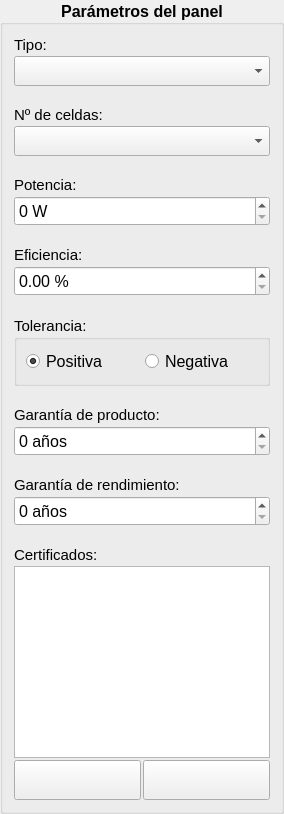
          <widget class="QGroupBox" name="groupPanel">
           <property name="minimumSize">
            <size>
             <width>250</width>
             <height>0</height>
            </size>
           </property>
           <property name="font">
            <font>
             <pointsize>12</pointsize>
             <weight>75</weight>
             <bold>true</bold>
            </font>
           </property>
           <property name="title">
            <string>Parámetros del panel</string>
           </property>
           <property name="alignment">
            <set>Qt::AlignCenter</set>
           </property>
           <layout class="QVBoxLayout" name="verticalLayout_6">
            <property name="spacing">
             <number>20</number>
            </property>
            <item>
             <layout class="QVBoxLayout" name="verticalLayout_19">
              <property name="spacing">
               <number>2</number>
              </property>
              <item>
               <widget class="QLabel" name="labelPanelType">
                <property name="font">
                 <font>
                  <pointsize>11</pointsize>
                  <weight>50</weight>
                  <bold>false</bold>
                 </font>
                </property>
                <property name="text">
                 <string>Tipo:</string>
                </property>
                <property name="alignment">
                 <set>Qt::AlignLeading|Qt::AlignLeft|Qt::AlignVCenter</set>
                </property>
               </widget>
              </item>
              <item>
               <widget class="QComboBox" name="comboPanelType">
                <property name="minimumSize">
                 <size>
                  <width>0</width>
                  <height>30</height>
                 </size>
                </property>
                <property name="font">
                 <font>
                  <weight>50</weight>
                  <bold>false</bold>
                 </font>
                </property>
               </widget>
              </item>
             </layout>
            </item>
            <item>
             <layout class="QVBoxLayout" name="verticalLayout_20">
              <property name="spacing">
               <number>2</number>
              </property>
              <item>
               <widget class="QLabel" name="labelCells">
                <property name="font">
                 <font>
                  <pointsize>11</pointsize>
                  <weight>50</weight>
                  <bold>false</bold>
                 </font>
                </property>
                <property name="text">
                 <string>Nº de celdas:</string>
                </property>
                <property name="alignment">
                 <set>Qt::AlignLeading|Qt::AlignLeft|Qt::AlignVCenter</set>
                </property>
               </widget>
              </item>
              <item>
               <widget class="QComboBox" name="comboCells">
                <property name="minimumSize">
                 <size>
                  <width>0</width>
                  <height>30</height>
                 </size>
                </property>
                <property name="font">
                 <font>
                  <weight>50</weight>
                  <bold>false</bold>
                 </font>
                </property>
               </widget>
              </item>
             </layout>
            </item>
            <item>
             <layout class="QVBoxLayout" name="verticalLayout_21">
              <property name="spacing">
               <number>2</number>
              </property>
              <item>
               <widget class="QLabel" name="labelPanelPower">
                <property name="font">
                 <font>
                  <pointsize>11</pointsize>
                  <weight>50</weight>
                  <bold>false</bold>
                 </font>
                </property>
                <property name="text">
                 <string>Potencia:</string>
                </property>
                <property name="alignment">
                 <set>Qt::AlignLeading|Qt::AlignLeft|Qt::AlignVCenter</set>
                </property>
               </widget>
              </item>
              <item>
               <widget class="QSpinBox" name="spinPanelPower">
                <property name="minimumSize">
                 <size>
                  <width>0</width>
                  <height>30</height>
                 </size>
                </property>
                <property name="font">
                 <font>
                  <pointsize>12</pointsize>
                  <weight>50</weight>
                  <bold>false</bold>
                 </font>
                </property>
                <property name="focusPolicy">
                 <enum>Qt::StrongFocus</enum>
                </property>
                <property name="suffix">
                 <string> W</string>
                </property>
                <property name="maximum">
                 <number>999999999</number>
                </property>
               </widget>
              </item>
             </layout>
            </item>
            <item>
             <layout class="QVBoxLayout" name="verticalLayout_29">
              <property name="spacing">
               <number>2</number>
              </property>
              <item>
               <widget class="QLabel" name="labelEfficiency">
                <property name="font">
                 <font>
                  <pointsize>11</pointsize>
                  <weight>50</weight>
                  <bold>false</bold>
                 </font>
                </property>
                <property name="text">
                 <string>Eficiencia:</string>
                </property>
                <property name="alignment">
                 <set>Qt::AlignLeading|Qt::AlignLeft|Qt::AlignVCenter</set>
                </property>
               </widget>
              </item>
              <item>
               <widget class="QDoubleSpinBox" name="spinEfficiency">
                <property name="minimumSize">
                 <size>
                  <width>0</width>
                  <height>30</height>
                 </size>
                </property>
                <property name="font">
                 <font>
                  <pointsize>12</pointsize>
                  <weight>50</weight>
                  <bold>false</bold>
                 </font>
                </property>
                <property name="focusPolicy">
                 <enum>Qt::StrongFocus</enum>
                </property>
                <property name="suffix">
                 <string> %</string>
                </property>
                <property name="decimals">
                 <number>2</number>
                </property>
                <property name="maximum">
                 <double>100.000000000000000</double>
                </property>
               </widget>
              </item>
             </layout>
            </item>
            <item>
             <widget class="QGroupBox" name="groupTolerance">
              <property name="font">
               <font>
                <pointsize>11</pointsize>
                <weight>50</weight>
                <bold>false</bold>
               </font>
              </property>
              <property name="title">
               <string>Tolerancia:</string>
              </property>
              <layout class="QHBoxLayout" name="horizontalLayout_4">
               <item>
                <widget class="QRadioButton" name="radioPositiveTolerance">
                 <property name="font">
                  <font>
                   <pointsize>12</pointsize>
                   <weight>50</weight>
                   <bold>false</bold>
                  </font>
                 </property>
                 <property name="text">
                  <string>Positiva</string>
                 </property>
                 <property name="checked">
                  <bool>true</bool>
                 </property>
                 <attribute name="buttonGroup">
                  <string notr="true">buttonGroup</string>
                 </attribute>
                </widget>
               </item>
               <item>
                <widget class="QRadioButton" name="radioNegativeTolerance">
                 <property name="font">
                  <font>
                   <pointsize>12</pointsize>
                   <weight>50</weight>
                   <bold>false</bold>
                  </font>
                 </property>
                 <property name="text">
                  <string>Negativa</string>
                 </property>
                 <attribute name="buttonGroup">
                  <string notr="true">buttonGroup</string>
                 </attribute>
                </widget>
               </item>
              </layout>
             </widget>
            </item>
            <item>
             <layout class="QVBoxLayout" name="verticalLayout_32">
              <property name="spacing">
               <number>2</number>
              </property>
              <item>
               <widget class="QLabel" name="labelWarrantyProduct">
                <property name="font">
                 <font>
                  <pointsize>11</pointsize>
                  <weight>50</weight>
                  <bold>false</bold>
                 </font>
                </property>
                <property name="text">
                 <string>Garantía de producto:</string>
                </property>
                <property name="alignment">
                 <set>Qt::AlignLeading|Qt::AlignLeft|Qt::AlignVCenter</set>
                </property>
               </widget>
              </item>
              <item>
               <widget class="QSpinBox" name="spinWarrantyProduct">
                <property name="minimumSize">
                 <size>
                  <width>0</width>
                  <height>30</height>
                 </size>
                </property>
                <property name="font">
                 <font>
                  <pointsize>12</pointsize>
                  <weight>50</weight>
                  <bold>false</bold>
                 </font>
                </property>
                <property name="focusPolicy">
                 <enum>Qt::StrongFocus</enum>
                </property>
                <property name="suffix">
                 <string> años</string>
                </property>
                <property name="maximum">
                 <number>9999</number>
                </property>
               </widget>
              </item>
             </layout>
            </item>
            <item>
             <layout class="QVBoxLayout" name="verticalLayout_33">
              <property name="spacing">
               <number>2</number>
              </property>
              <item>
               <widget class="QLabel" name="labelWarrantyPerformance">
                <property name="font">
                 <font>
                  <pointsize>11</pointsize>
                  <weight>50</weight>
                  <bold>false</bold>
                 </font>
                </property>
                <property name="text">
                 <string>Garantía de rendimiento:</string>
                </property>
                <property name="alignment">
                 <set>Qt::AlignLeading|Qt::AlignLeft|Qt::AlignVCenter</set>
                </property>
               </widget>
              </item>
              <item>
               <widget class="QSpinBox" name="spinWarrantyPerformance">
                <property name="minimumSize">
                 <size>
                  <width>0</width>
                  <height>30</height>
                 </size>
                </property>
                <property name="font">
                 <font>
                  <pointsize>12</pointsize>
                  <weight>50</weight>
                  <bold>false</bold>
                 </font>
                </property>
                <property name="focusPolicy">
                 <enum>Qt::StrongFocus</enum>
                </property>
                <property name="suffix">
                 <string> años</string>
                </property>
                <property name="maximum">
                 <number>9999</number>
                </property>
               </widget>
              </item>
             </layout>
            </item>
            <item>
             <layout class="QVBoxLayout" name="verticalLayout_22">
              <property name="spacing">
               <number>2</number>
              </property>
              <item>
               <widget class="QLabel" name="labelCertificates">
                <property name="font">
                 <font>
                  <pointsize>11</pointsize>
                  <weight>50</weight>
                  <bold>false</bold>
                 </font>
                </property>
                <property name="text">
                 <string>Certificados:</string>
                </property>
               </widget>
              </item>
              <item>
               <widget class="QListWidget" name="listCertificates">
                <property name="minimumSize">
                 <size>
                  <width>0</width>
                  <height>120</height>
                 </size>
                </property>
                <property name="font">
                 <font>
                  <pointsize>12</pointsize>
                  <weight>50</weight>
                  <bold>false</bold>
                 </font>
                </property>
               </widget>
              </item>
              <item>
               <layout class="QHBoxLayout" name="horizontalLayout_2">
                <item>
                 <widget class="QPushButton" name="buttonAddCertificate">
                  <property name="minimumSize">
                   <size>
                    <width>0</width>
                    <height>40</height>
                   </size>
                  </property>
                  <property name="font">
                   <font>
                    <weight>50</weight>
                    <bold>false</bold>
                   </font>
                  </property>
                  <property name="text">
                   <string/>
                  </property>
                 </widget>
                </item>
                <item>
                 <widget class="QPushButton" name="buttonRemoveCertificate">
                  <property name="minimumSize">
                   <size>
                    <width>0</width>
                    <height>40</height>
                   </size>
                  </property>
                  <property name="font">
                   <font>
                    <weight>50</weight>
                    <bold>false</bold>
                   </font>
                  </property>
                  <property name="text">
                   <string/>
                  </property>
                 </widget>
                </item>
               </layout>
              </item>
             </layout>
            </item>
           </layout>
          </widget>
